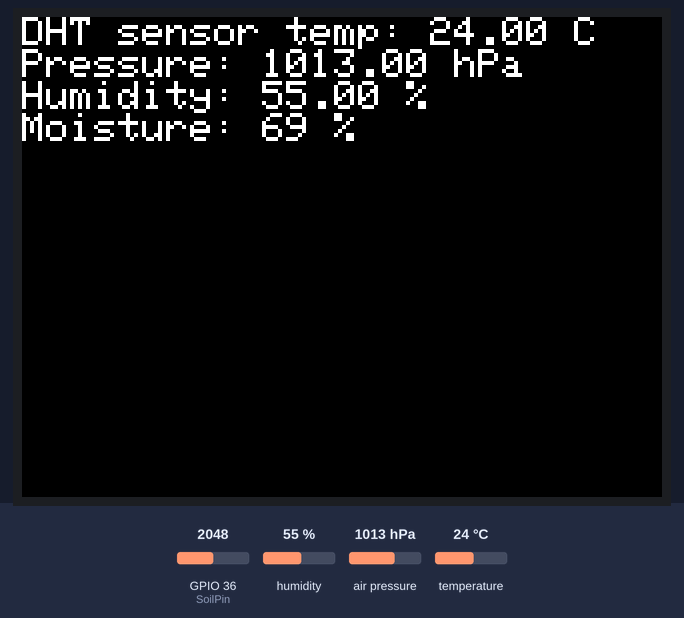
Recording of a sketch running on a simulated ESP32. Shown: 320×240 colour display. The test bench sets the inputs (shaded band); at power-on: humidity 55 %, air pressure 1013 hPa, GPIO 36 (SoilPin) = 2048, temperature 24 °C. WiFi joins after 1.5 s; servers stay silent unless stated; the local clock reads 2024-03-15 10:24:30 at power-on unless the sketch sets it; random numbers use the default seed unless the sketch sets one; no MQTT or app messages arrive unless stated; what the sketch prints to the serial monitor is not drawn.

Above: at 3.4 s.
3.5 s: humidity set to 22 %
At 5.7 s:
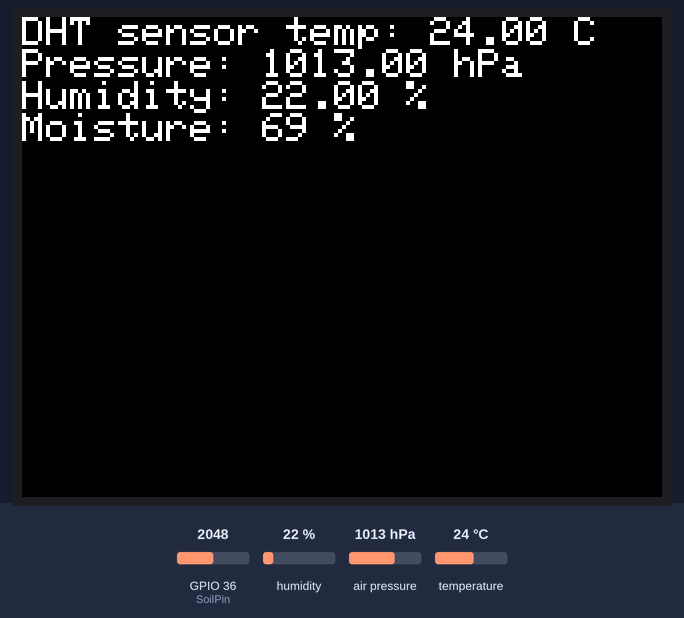
6.0 s: air pressure set to 952 hPa
At 7.1 s:
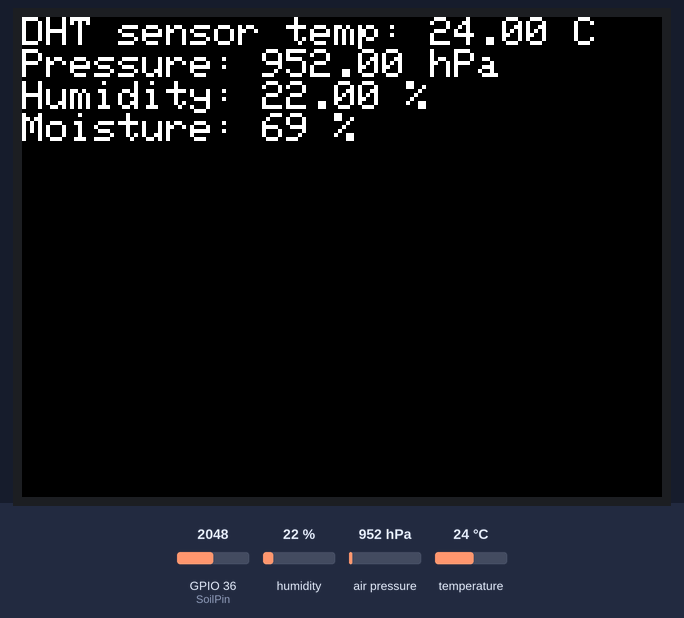
8.2 s: GPIO 36 (SoilPin) set to 2866
At 10.1 s:
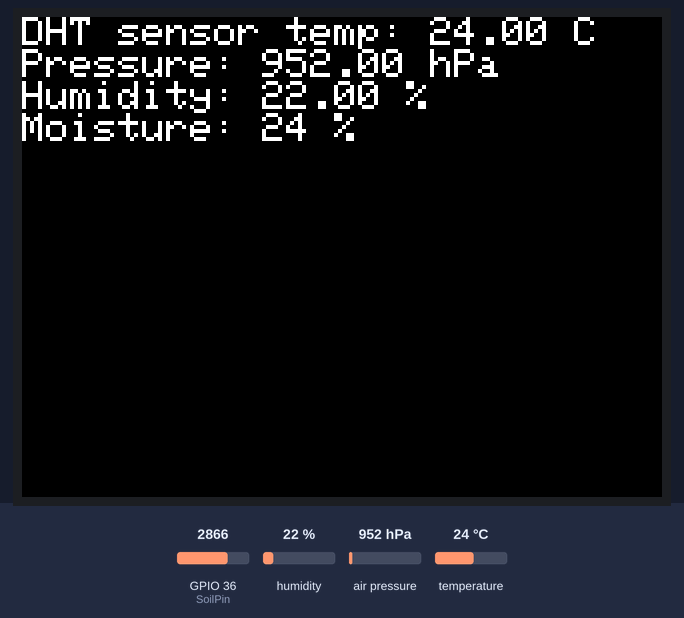
10.5 s: temperature set to 12 °C
At 11.5 s:
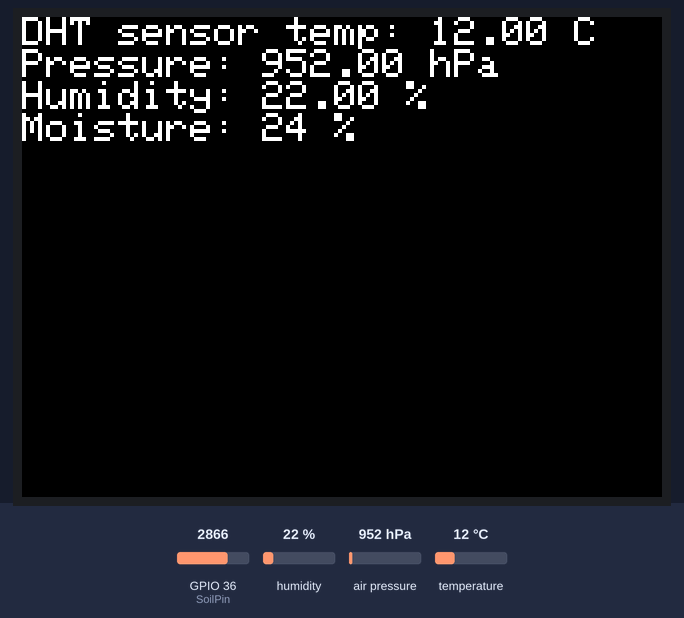
12.7 s: air pressure set to 975 hPa
At 14.0 s:
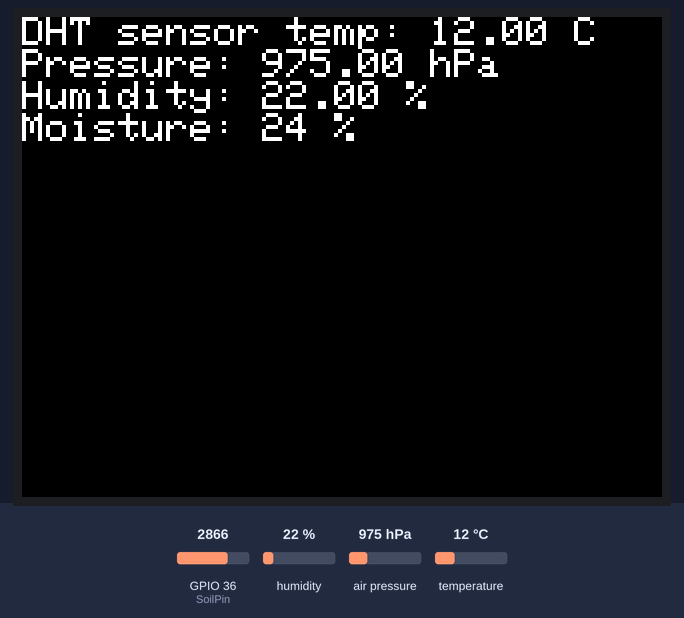
Timing chart, 0 to 15.7 s (numbered marks = the images above; inputs shaded):
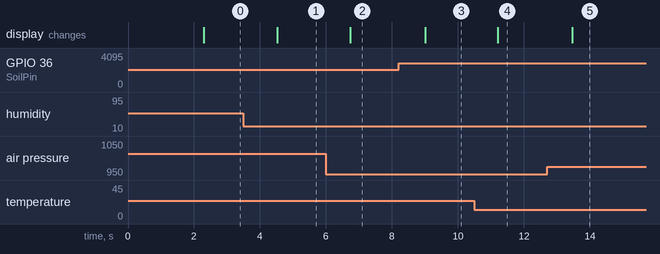

The sketch:

hardware.ino
```cpp
//##################################################################################################################
//##                                      ELET2415 DATA ACQUISITION SYSTEM CODE                                   ##
//##                                                                                                              ##
//##################################################################################################################

// LIBRARY IMPORTS
#include <rom/rtc.h>
#include <math.h>  // https://www.tutorialspoint.com/c_standard_library/math_h.htm
#include <ctype.h>


#ifndef _WIFI_H
#include <WiFi.h>
#endif

#ifndef STDLIB_H
#include <stdlib.h>
#endif

#ifndef STDIO_H
#include <stdio.h>
#endif

#ifndef ARDUINO_H
#include <Arduino.h>
#endif

#ifndef ARDUINOJSON_H
#include <ArduinoJson.h>
#endif


#include "SPI.h"
#include <TFT_eSPI.h> // Hardware-specific library


#include "DHT.h"

#include <Wire.h>
#include <Adafruit_BMP280.h>

// DEFINE VARIABLES
#define ARDUINOJSON_USE_DOUBLE      1

#define DHTPIN 32
#define DHTTYPE DHT22

#define SoilPin A0


#define BTN1      25
#define BTN2      26
#define BTN3      27


// MQTT CLIENT CONFIG
static const char* pubtopic = "";                         // Add your ID number here
static const char* subtopic[] = { "", "/elet2415" };  // Array of Topics(Strings) to subscribe to
static const char* mqtt_server = "www.yanacreations.com";             // Broker IP address or Domain name as a String
static uint16_t mqtt_port = 1883;

// WIFI CREDENTIALS
const char* ssid = "";        // Add your Wi-Fi ssid
const char* password = "";  // Add your Wi-Fi password

// TASK HANDLES
TaskHandle_t xMQTT_Connect = NULL;
TaskHandle_t xNTPHandle = NULL;
TaskHandle_t xLOOPHandle = NULL;
TaskHandle_t xUpdateHandle = NULL;
TaskHandle_t xButtonCheckeHandle = NULL;

// FUNCTION DECLARATION
void checkHEAP(const char* Name);   // RETURN REMAINING HEAP SIZE FOR A TASK
void initMQTT(void);                // CONFIG AND INITIALIZE MQTT PROTOCOL
unsigned long getTimeStamp(void);   // GET 10 DIGIT TIMESTAMP FOR CURRENT TIME
void callback(char* topic, byte* payload, unsigned int length);
void initialize(void);
bool publish(const char *topic, const char *payload); // PUBLISH MQTT MESSAGE(PAYLOAD) TO A TOPIC
void vButtonCheck( void * pvParameters );
void vUpdate( void * pvParameters );
bool isNumber(double number);

void displayValues(double dhtTemperature, double bmpTemperature, double pressure, double humidity, int moisture);


//Object Instantation
DHT dht(DHTPIN, DHTTYPE);
Adafruit_BMP280 bmp;
TFT_eSPI tft = TFT_eSPI();       // Invoke custom library
TFT_eSprite img = TFT_eSprite(&tft);


//############### IMPORT HEADER FILES ##################
#ifndef NTP_H
#include "NTP.h"
#endif

#ifndef MQTT_H
#include "mqtt.h"
#endif

//Setup Function
void setup(){

  Serial.begin(115200);
  dht.begin();            // Initialise DHT
  bmp.begin(0x76);        // Initialise DHT SPI

  //Initialise tft display
  tft.init();
  tft.fillScreen(TFT_BLACK);
  tft.setTextColor(TFT_WHITE);
  tft.setRotation(1);
  img.createSprite(320,120);
  img.setTextSize(2);

  /* ENABLE PULL-UP RESISTORS */
  pinMode(BTN1,INPUT_PULLUP);
  pinMode(BTN2,INPUT_PULLUP);
  pinMode(BTN3,INPUT_PULLUP);

  bmp.setSampling(Adafruit_BMP280::MODE_NORMAL,     /* Operating Mode. */
                  Adafruit_BMP280::SAMPLING_X2,     /* Temp. oversampling */
                  Adafruit_BMP280::SAMPLING_X16,    /* Pressure oversampling */
                  Adafruit_BMP280::FILTER_X16,      /* Filtering. */
                  Adafruit_BMP280::STANDBY_MS_500); /* Standby time. */

  // vButtonCheckFunction(); // UNCOMMENT IF USING BUTTONS THEN ADD LOGIC FOR INTERFACING WITH BUTTONS IN THE vButtonCheck FUNCTION
  initialize();           // INIT WIFI, MQTT & NTP

}

void loop(){

  vTaskDelay(1000 / portTICK_PERIOD_MS);
}

//####################################################################
//#                          UTIL FUNCTIONS                          #
//####################################################################
void vButtonCheck( void * pvParameters )  {
    configASSERT( ( ( uint32_t ) pvParameters ) == 1 );

    for( ;; ) {

        vTaskDelay(200 / portTICK_PERIOD_MS);
    }
}

void vUpdate( void * pvParameters )  {
    configASSERT( ( ( uint32_t ) pvParameters ) == 1 );

    for( ;; ) {

      // Task code goes here.
      double temperature     = dht.readTemperature();
      double pressure        = bmp.readPressure()/100;
      double humidity        = dht.readHumidity();

      int moisture = map(analogRead(SoilPin), 3300, 1500, 0, 100);


      if (moisture >= 100){
        moisture = 100;
      }

      else if (moisture <= 0){
        moisture = 0;
      }

      displayValues(temperature, pressure, humidity, moisture);


      if (isNumber(temperature)){


        // PUBLISH to topic every second.
        StaticJsonDocument<1000> doc;
        char message[1000] = {0};

        // Add key:value pairs to JSon object
        doc["id"] = "620156144";
        doc["timestamp"] = getTimeStamp();
        doc["temperature"] = temperature;
        doc["humidity"] = humidity;
        doc["pressure"] = pressure;
        doc["moisture"] = moisture;


        serializeJson(doc, message);  // Seralize / Covert JSon object to JSon string and store in char* array

        if (mqtt.connected()) {
          publish(pubtopic, message);
        }

      }


      vTaskDelay(1000 / portTICK_PERIOD_MS);
    }
}

unsigned long getTimeStamp(void) {
          // RETURNS 10 DIGIT TIMESTAMP REPRESENTING CURRENT TIME
          time_t now;
          time(&now); // Retrieve time[Timestamp] from system and save to &now variable
          return now;
}

void callback(char* topic, byte* payload, unsigned int length) {
  // ############## MQTT CALLBACK  ######################################
  // RUNS WHENEVER A MESSAGE IS RECEIVED ON A TOPIC SUBSCRIBED TO

  Serial.printf("\nMessage received : ( topic: %s ) \n",topic );
  char *received = new char[length + 1] {0};

  for (int i = 0; i < length; i++) {
    received[i] = (char)payload[i];
  }

  // PRINT RECEIVED MESSAGE
  Serial.printf("Payload : %s \n",received);

}

bool publish(const char *topic, const char *payload){
     bool res = false;
     try{
        res = mqtt.publish(topic,payload);
        // Serial.printf("\nres : %d\n",res);
        if(!res){
          res = false;
          throw false;
        }
     }
     catch(...){
      Serial.printf("\nError (%d) >> Unable to publish message\n", res);
     }
  return res;
}

void displayValues(double dhtTemperature, double pressure, double humidity, int moisture) {
  img.fillRect(0, 0, 320, 120, TFT_BLACK);
  img.setCursor(0, 0);
  img.printf("DHT sensor temp: %.2f C\n", dhtTemperature);
  img.printf("Pressure: %.2lf hPa\n", pressure);
  img.printf("Humidity: %.2f %%\n", humidity);
  img.printf("Moisture: %d %%\n", moisture);

  img.pushSprite(0,0);
}

bool isNumber(double number) {
  char item[20];
  snprintf(item, sizeof(item), "%f\n", number);
  if (isdigit(item[0]))
    return true;
  return false;
}
```

NTP.h
```cpp
//#############################################################################################
//#                                                                                           #
//#                                      NTP HEADER FILE                                      #
//#                                                                                           #
//#############################################################################################

/*
          GOAL
1. Maintain accurate date and time regardless of internet connectivity

          TASKS
1. Get current date and time from NTP server and then adjust ESP32's system time, every minute once there is internet connectivity
2. Update system time from SPIFFS after a restart
3. Update SPIFFS from system time every minute
4. Publish timestampUpdate to PI every minute once PI is ON
5. Print date and time every minute

*/

#ifndef _NTP_H
#define _NTP_H 1
#endif

#ifndef _WIFI_H
#include <WiFi.h>
#endif

#ifndef _TIME_H
#include "time.h"
#endif

#ifndef _SNTP_H
#include "sntp.h"
#endif


// HELP FULL WEBPAGES
// https://www.tutorialspoint.com/c_standard_library/c_function_strftime.htm
// https://pubs.opengroup.org/onlinepubs/009695399/basedefs/time.h.html
// https://pubs.opengroup.org/onlinepubs/9699919799/    Search usine keyword "time" in searchbox
// https://www.epochconverter.com/programming/c
// https://www.timeanddate.com/worldclock/jamaica/kingston
// https://pubs.opengroup.org/onlinepubs/7908799/xsh/systime.h.html
// https://www.gnu.org/software/libc/manual/html_node/TZ-Variable.html
// https://forum.arduino.cc/t/esp32-settimeofday-functionality-giving-odd-results/676136

class Ntp {

  private:
          const char* ntpServer           = "north-america.pool.ntp.org";  //"pool.ntp.org";
          const char* ntpServer1          = "pool.ntp.org";
          const char* ntpServer2          = "time.nist.gov";
          const long  gmtOffset_sec       = -5*3600;
          const int   daylightOffset_sec  = 0;
          int         currenttime         = 0;
          const char* time_zone           = "EST+5EDT,M3.2.0/2,M11.1.0/2"; //"CET-1CEST,M3.5.0,M10.5.0/3";  // TimeZone rule for Europe/Rome including daylight adjustment rules (optional)


  public:
        unsigned long epochTime;
        Ntp(const char* process){
          Serial.println(process);
        }

        static void printLocalTime(){
            struct tm timeinfo;
            if(!getLocalTime(&timeinfo)){
              Serial.println("No time available (yet)");
              return;
            }
            // Serial.println(&timeinfo, "%A, %B %d %Y %H:%M:%S");
             Serial.println(&timeinfo, "%B %d, %Y    %I:%M %p");
        }

        // Callback function (get's called when time adjusts via NTP)
        static void timeavailable(struct timeval *t) {
          Serial.println("Got time adjustment from NTP!");
          printLocalTime();
        }

        unsigned long getTime(){
          // RETURNS TIMESTAMP FOR CURRENT TIME FROM NTP SERVER
              time_t now;
              struct tm timeinfo;

              // get time from ntp server first and save to system
              if (!getLocalTime(&timeinfo)) {
                Serial.println("Failed to obtain time, NTP");
                return(0);
              }
              // Serial.println(&timeinfo, "%B %d, %Y    %I:%M %p");
              // Retrieve time[Timestamp] from system and save to &now variable
              time(&now);
              return now;
        }

        unsigned long getTimeStamp(void){
            // RETURNS 10 DIGIT TIMESTAMP REPRESENTING CURRENT TIME
            time_t now;
            time(&now); // Retrieve time[Timestamp] from system and save to &now variable
            return now;
        }

        void setup(){
            // set notification call-back function
            sntp_set_time_sync_notification_cb( timeavailable );
            /**
              * NTP server address could be aquired via DHCP,
              *
              * NOTE: This call should be made BEFORE esp32 aquires IP address via DHCP,
              * otherwise SNTP option 42 would be rejected by default.
              * NOTE: configTime() function call if made AFTER DHCP-client run
              * will OVERRIDE aquired NTP server address
              */
            sntp_servermode_dhcp(1);    // (optional)
            /**
            * This will set configured ntp servers and constant TimeZone/daylightOffset
            * should be OK if your time zone does not need to adjust daylightOffset twice a year,
            * in such a case time adjustment won't be handled automagicaly.
            */
            // configTime(gmtOffset_sec, daylightOffset_sec, ntpServer1, ntpServer2);
            configTzTime(this->time_zone, ntpServer1, ntpServer2);
        }


};


// NTP TASK
void vNTP( void * pvParameters ) {
  configASSERT( ( ( uint32_t ) pvParameters ) == 1 );
  Ntp NTP = Ntp("NTP PROTOCOL INITIATED"); // Instatiate NTP Class
  NTP.setup(); // Config NTP

 for( ;; ) {
      // NTP.printLocalTime();     // it will take some time to sync time :)
      // NTP.getTime();
      // checkHEAP("NTP");
      vTaskDelay(60000 / portTICK_PERIOD_MS);  // DELAY FOR 5 SECONDS
    }
 }


// Function that creates a task.
void vNTPFunction( void ) {
    BaseType_t xReturned;

    // Create the task, storing the handle.
    xReturned = xTaskCreatePinnedToCore(
                    vNTP,               // Function that implements the task.
                    "NTP Protocol",     // Text name for the task.
                    1500,               // Stack size (Bytes in ESP32, words in Vanilla FreeRTOS)
                    ( void * ) 1,       // Parameter passed into the task.
                    12,                  // Priority at which the task is created.
                    &xNTPHandle,        // Used to pass out the created task's handle.
                    1);                 // ESP Core to run task on.

    if( xReturned == pdPASS ) {
      // The task was created.  Use the task's handle to delete the task.
      //  Serial.println("NTP PROTOCOL TASK CREATED");
    }
    else {
       Serial.println("UNABLE TO CREATE NTP PROTOCOL TASK");
    }
}
```

Source omitted: mqtt.h (10126 bytes)

Measured:
- after the input at 3.5 s, the display: changes after 1.0 s (image 1)
- after the input at 6.0 s, the display: changes after 0.74 s (image 2)
- after the input at 8.2 s, the display: changes after 0.81 s (image 3)
- after the input at 10.5 s, the display: changes after 0.70 s (image 4)
- after the input at 12.7 s, the display: changes after 0.76 s (image 5)
